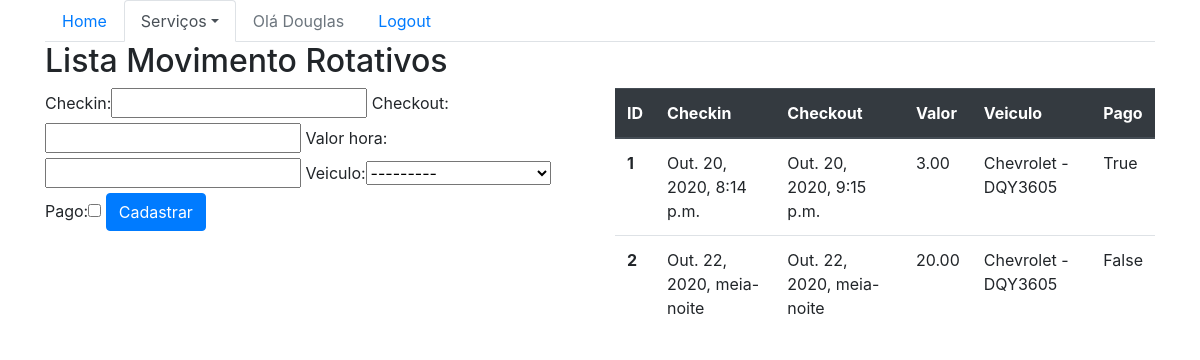
The app's page /sistema/movRotativos/ (signed in), older data.
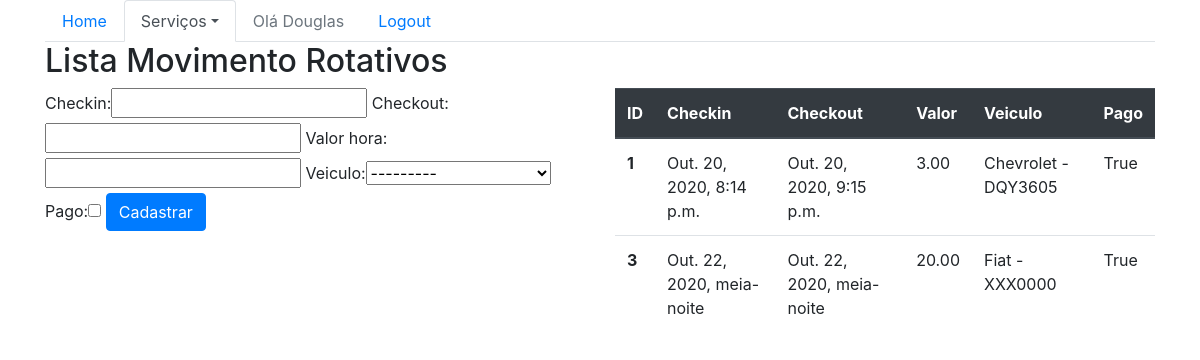
The same page, newer data.
### core/models.py (models this page shows, shortened)
class MovRotativo(models.Model):
    checkin = models.DateTimeField(auto_now=False)
    checkout = models.DateTimeField(auto_now=False, null=True, blank=True)
    valor_hora = models.DecimalField(max_digits=5, decimal_places=2)
    veiculo = models.ForeignKey(Veiculo, on_delete=models.CASCADE)
    pago = models.BooleanField(default=False)

class Veiculo(models.Model):
    marca = models.ForeignKey(Marca, on_delete=models.CASCADE)
    placa = models.CharField(max_length=7)
    proprietario = models.ForeignKey(Pessoa, on_delete=models.CASCADE)
    cor = models.CharField(max_length=15)
    observacoes = models.TextField()
    def __str__(self):
        return self.marca.nome + ' - ' + self.placa

class Marca(models.Model):
    nome = models.CharField(max_length=50)

### core/views.py (the view)
@login_required(login_url='/accounts/login/')
def lista_movRotativos(request):
    movRotativos = MovRotativo.objects.all()
    form = MovRotativoForm()
    data = {'movRotativos': movRotativos, 'form': form}
    return render(request, 'core/lista_movRotativos.html', data)

### core/forms.py
class MovRotativoForm(ModelForm):
    class Meta:
        model = MovRotativo
        fields = '__all__'

### core/templates/core/lista_movRotativos.html (shortened to what this page needs)
{% extends 'base.html' %}
{% load bootstrap %}
{% block menu %}
    <ul class="nav nav-tabs">
        <li class="nav-item">
            <a class="nav-link" href="{% url 'core_home' %}">Home</a>
        </li>
        <li class="nav-item dropdown">
            <a class="nav-link dropdown-toggle active" data-toggle="dropdown" href="#" role="button" aria-haspopup="true" aria-expanded="false">Serviços</a>
        </li>
        {% if user.is_authenticated %}
            <li class="nav-item">
                <a class="nav-link disabled" href="#">Olá {{ user }}</a>
            </li>
            <li class="nav-item">
                <a class="nav-link" href="{% url 'logout' %}">Logout</a>
            </li>
        {% else %}
            <li class="nav-item">
                <a class="nav-link" href="{% url 'login' %}">Login</a>
            </li>
        {% endif %}
    </ul>
{% endblock %}
{% block main %}
    <div class="row">
        <div class="col-sm-6">
            <h2>Lista Movimento Rotativos</h2>
        </div>
    </div>
    <div class="row">
        <div class="col-sm-6">
            <form action="{% url 'core_movRotativo_novo' %}" method="POST">
                {{ form|bootstrap }}
                <button type="submit" class="btn btn-primary">Cadastrar</button>
            </form>
        </div>
        <div class="col-sm-6">
             <table class="table">
                <thead class="thead-dark">
                    <tr>
                    <th scope="col">ID</th>
                    <th scope="col">Checkin</th>
                    <th scope="col">Checkout</th>
                    <th scope="col">Valor</th>
                    <th scope="col">Veiculo</th>
                    <th scope="col">Pago</th>
                    </tr>
                </thead>
                <tbody>
                    {% for movRotativo in movRotativos %}
                        <tr>
                            <th scope="row">{{ movRotativo.id}}</th>
                            <td>{{ movRotativo.checkin}}</td>
                            <td>{{ movRotativo.checkout}}</td>
                            <td>{{ movRotativo.valor_hora}}</td>
                            <td>{{ movRotativo.veiculo}}</td>
                            <td>{{ movRotativo.pago}}</td>
                        </tr>
                    {% endfor%}
                </tbody>
            </table>
        </div>
    </div>
{% endblock %}

Row changes from the older to the newer data that the page shows:
removed MovRotativo: id "2", checkin "Out. 22, 2020, meia-noite", checkout "Out. 22, 2020, meia-noite", valor_hora "20.00", veiculo "Chevrolet - DQY3605", pago "False"
added MovRotativo: id "3", checkin "Out. 22, 2020, meia-noite", checkout "Out. 22, 2020, meia-noite", valor_hora "20.00", veiculo "Fiat - XXX0000", pago "True"
